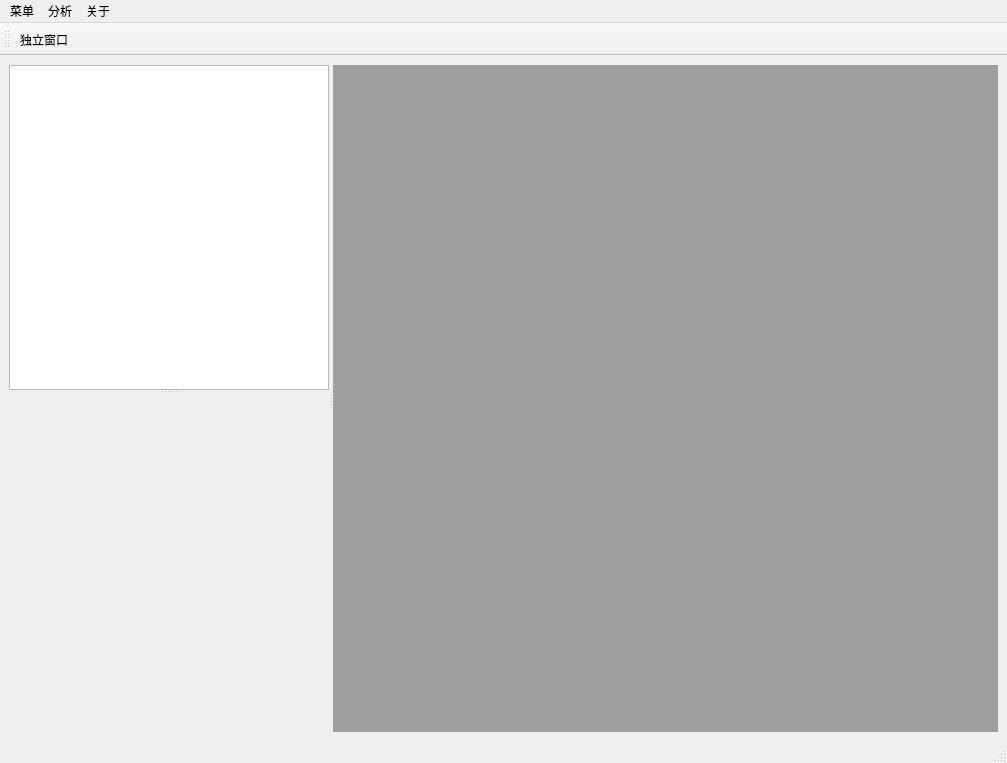
<?xml version="1.0" encoding="UTF-8"?>
<ui version="4.0">
 <class>MainWindow</class>
 <widget class="QMainWindow" name="MainWindow">
  <property name="geometry">
   <rect>
    <x>0</x>
    <y>0</y>
    <width>1007</width>
    <height>763</height>
   </rect>
  </property>
  <property name="windowTitle">
   <string>量化分析系统</string>
  </property>
  <property name="windowIcon">
   <iconset>
    <normaloff>icon/mainwindow.ico</normaloff>icon/mainwindow.ico</iconset>
  </property>
  <widget class="QWidget" name="centralwidget">
   <layout class="QGridLayout" name="gridLayout">
    <property name="leftMargin">
     <number>9</number>
    </property>
    <item row="0" column="0">
     <widget class="QSplitter" name="splitter_2">
      <property name="orientation">
       <enum>Qt::Horizontal</enum>
      </property>
      <widget class="QSplitter" name="splitter">
       <property name="minimumSize">
        <size>
         <width>150</width>
         <height>0</height>
        </size>
       </property>
       <property name="orientation">
        <enum>Qt::Vertical</enum>
       </property>
       <widget class="QTreeWidget" name="opTree">
        <property name="headerHidden">
         <bool>true</bool>
        </property>
        <column>
         <property name="text">
          <string notr="true">1</string>
         </property>
        </column>
       </widget>
       <widget class="QLabel" name="label_info">
        <property name="minimumSize">
         <size>
          <width>0</width>
          <height>200</height>
         </size>
        </property>
        <property name="text">
         <string/>
        </property>
       </widget>
      </widget>
      <widget class="QMdiArea" name="mdiArea"/>
     </widget>
    </item>
   </layout>
  </widget>
  <widget class="QMenuBar" name="menubar">
   <property name="geometry">
    <rect>
     <x>0</x>
     <y>0</y>
     <width>1007</width>
     <height>23</height>
    </rect>
   </property>
   <widget class="QMenu" name="menu">
    <property name="title">
     <string>菜单</string>
    </property>
    <addaction name="actionExit"/>
   </widget>
   <widget class="QMenu" name="menu_2">
    <property name="title">
     <string>关于</string>
    </property>
    <addaction name="actionVersion"/>
   </widget>
   <widget class="QMenu" name="menu_3">
    <property name="title">
     <string>分析</string>
    </property>
    <widget class="QMenu" name="menuStock">
     <property name="title">
      <string>股票</string>
     </property>
     <addaction name="actionFilterAlertSys"/>
    </widget>
    <widget class="QMenu" name="menu_4">
     <property name="title">
      <string>期货</string>
     </property>
     <addaction name="actionFilterAlertSys"/>
    </widget>
    <widget class="QMenu" name="menu_5">
     <property name="title">
      <string>通用</string>
     </property>
     <addaction name="actionFilterAlertSys"/>
    </widget>
    <addaction name="menuStock"/>
    <addaction name="menu_4"/>
    <addaction name="menu_5"/>
   </widget>
   <addaction name="menu"/>
   <addaction name="menu_3"/>
   <addaction name="menu_2"/>
  </widget>
  <widget class="QStatusBar" name="statusbar"/>
  <widget class="QToolBar" name="toolBar">
   <property name="windowTitle">
    <string>toolBar</string>
   </property>
   <attribute name="toolBarArea">
    <enum>TopToolBarArea</enum>
   </attribute>
   <attribute name="toolBarBreak">
    <bool>false</bool>
   </attribute>
   <addaction name="actionPopUp"/>
  </widget>
  <action name="actionExit">
   <property name="text">
    <string>退出</string>
   </property>
   <property name="toolTip">
    <string>退出</string>
   </property>
  </action>
  <action name="actionVersion">
   <property name="text">
    <string>版本信息</string>
   </property>
   <property name="toolTip">
    <string>版本信息</string>
   </property>
  </action>
  <action name="actionFilterAlertSys">
   <property name="icon">
    <iconset>
     <normaloff>icon/filter.ico</normaloff>icon/filter.ico</iconset>
   </property>
   <property name="text">
    <string>筛选预警系统</string>
   </property>
   <property name="toolTip">
    <string>筛选预警系统</string>
   </property>
  </action>
  <action name="actionPopUp">
   <property name="icon">
    <iconset>
     <normaloff>icon/PopUpWindow.png</normaloff>icon/PopUpWindow.png</iconset>
   </property>
   <property name="text">
    <string>独立窗口</string>
   </property>
   <property name="toolTip">
    <string>独立窗口</string>
   </property>
  </action>
 </widget>
 <resources/>
 <connections/>
</ui>
